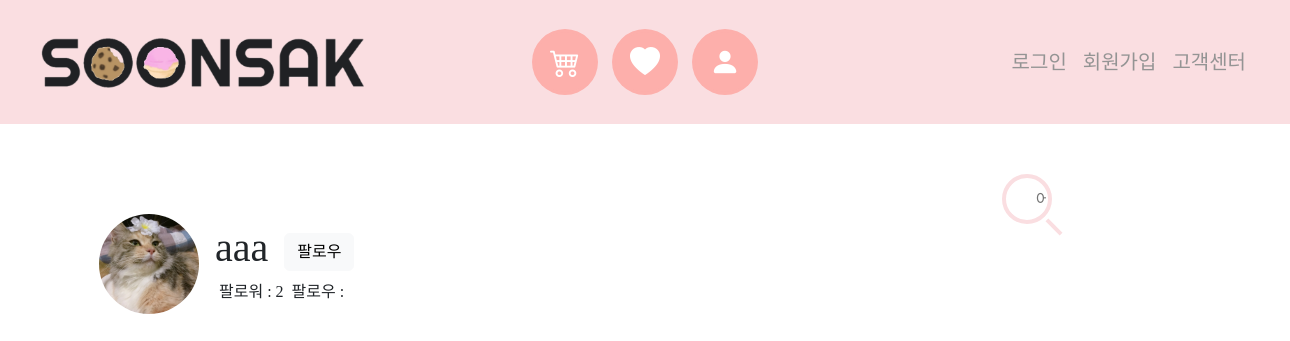
Screenshot of /accounts/1/ with the database file from the repository.
### accounts/models.py (models this page shows)
class User(AbstractUser):
    pass
    address = models.CharField(max_length=250)
    followings = models.ManyToManyField('self', symmetrical=False, related_name='followers')
    profile_image = ProcessedImageField(
        upload_to="images/accounts/",
        blank=True,
        processors=[ResizeToFill(300, 300)],
        format="JPEG",
        options={"quality": 100},
    )

### accounts/views.py (the view)
# urls.py: path('<int:user_pk>/', views.detail, name="detail"),
def detail(request, user_pk):
    user = User.objects.get(pk=user_pk)
    user_followers = user.followings.count()
    context = {
        'user': user,
        'user_followers':user_followers,
    }
    return render(request, 'accounts/detail.html', context)

### accounts/templates/accounts/detail.html (shortened to what this page needs)
{% extends 'base.html' %}
{% load static %}
{% block content %}
  {% load django_bootstrap5 %}
  <div class="container">
    <div class="d-flex align-items-center">
      <div>
        {% if user.profile_image %}
          <img src="{{ user.profile_image.url }}" alt="{{ user.imgage }}" style="width: 100px; height: 100px; border-radius: 500px">
        {% else %}
          <img src="https://miro.medium.com/max/720/1*N5w9Ay0VlQBKF4b11C0LdQ.png" alt="" style="width: 100px; height: 100px; border-radius: 500px">
        {% endif %}
      </div>
      <div>
        <div class="d-flex align-items-center">
          <h1 class="mx-3">{{ user.username }}</h1>
          {% if request.user != user %}
            <a href="{% url 'accounts:follow' user.pk %}" class="btn btn-light">
              {% if request.user in user.followings.all %}
                언팔로우
              {% else %}
                팔로우
              {% endif %}
            </a>
          {% endif %}
        </div>
        <div class="d-flex mx-3">
          <div class="mx-1">
            팔로워 :
            {{ user_followers }}
          </div>
          <div class="mx-1">
            팔로우 :
          </div>
        </div>
      </div>
    </div>
  </div>
{% endblock %}

### static/css/style.css (style rules this page uses)
body { font-family: LeeSeoyun; }

### rows the page displays
User: profile_image (picture), username "aaa"

### other values shown
{{ user_followers }} "2"
